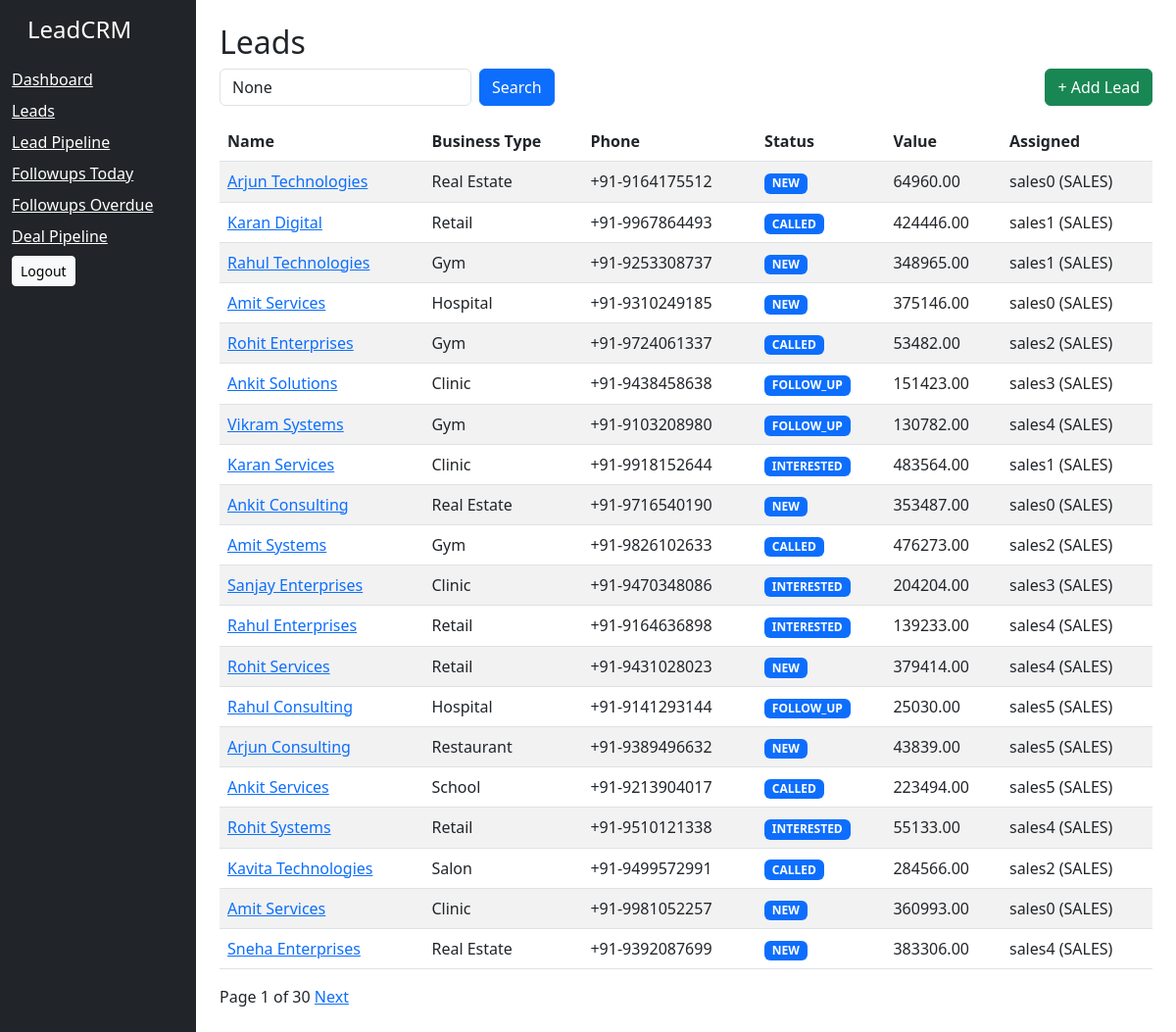
The app's page /leads/ (signed in) with its own data.
### leads/models.py (models this page shows, shortened)
class Lead(SaaSBaseModel, SoftDeleteBaseModel):
    name = models.CharField(max_length=255)
    phone = models.CharField(
        max_length=20,
        blank=True,
        null=True
    )
    email = models.EmailField(
        blank=True,
        null=True
    )
    business_type = models.ForeignKey(
        BusinessType,
        on_delete=models.SET_NULL,
        null=True,
        blank=True,
    )
    source = models.ForeignKey(
        LeadSource,
        on_delete=models.SET_NULL,
        null=True,
        blank=True,
    )
    status = models.CharField(
        max_length=30,
        choices=LeadStatus.CHOICES,
        default=LeadStatus.NEW,
        db_index=True
    )
    assigned_to = models.ForeignKey(
        User,
        on_delete=models.SET_NULL,
        db_index=True,
        blank=True,
        null=True
    )
    estimated_value = models.DecimalField(
        max_digits=10,
        decimal_places=2,
        blank=True,
        null=True
    )
    priority_score = models.IntegerField(default=0, db_index=True)
    is_vip = models.BooleanField(
        default=False,
        db_index=True
    )
    notes = models.TextField(blank=True, null=True)
    website = models.URLField(blank=True, null=True)
    google_maps_url = models.URLField(blank=True, null=True)
    class Meta:
        default_related_name = 'leads'
        indexes = [
            models.Index(fields=['organization']),
            models.Index(fields=['status']),
            models.Index(fields=['assigned_to']),
            models.Index(fields=['organization', 'status']),
            models.Index(fields=['organization', 'assigned_to']),
            models.Index(fields=['organization', 'created_at']),
            models.Index(fields=['organization', 'status', 'created_at']),
            models.Index(fields=['organization', 'assigned_to', 'status']),
            models.Index(fields=['organization', 'status', 'assigned_to'])
        ]

class BusinessType(SaaSBaseModel):
    name = models.CharField(max_length=100)
    def __str__(self):
        return self.name
    class Meta:
        default_related_name = 'business_types'
        unique_together = ['name', 'organization']
        indexes = [
            models.Index(fields=['organization']),
        ]

### accounts/models.py (models this page shows)
class User(AbstractUser):
    class Role(models.TextChoices):
        ADMIN = 'ADMIN', 'Administrator'
        SALES = 'SALES', 'Sales Member'
    id = models.UUIDField(
        primary_key=True,
        default=uuid.uuid4,
        editable=False,
    )
    role = models.CharField(
        max_length=20,
        choices=Role.choices,
        default=Role.SALES,
        db_index=True,
    )
    organization = models.ForeignKey(
        Organization,
        on_delete=models.CASCADE,
        related_name='users',
        null=True,
        blank=True
    )
    joined_at = models.DateTimeField(auto_now_add=True)
    is_active_member = models.BooleanField(default=False, db_index=True)
    class Meta:
        indexes = [
            models.Index(fields=['organization']),
            models.Index(fields=['role']),
            models.Index(fields=['username']),
        ]
    def __str__(self):
        return f"{self.username} ({self.role})"

### leads/views.py (the view)
# urls.py: path('', views.lead_list, name='lead_list'),
@login_required()
def lead_list(request):
    query = request.GET.get('q')
    if request.user.role == User.Role.SALES:
        leads = Lead.objects.active().filter(
            Q(assigned_to=request.user) | Q(assigned_to__isnull=True)
        )
    else:
        leads = Lead.objects.active()
    if query:
        leads = leads.filter(
            Q(name__icontains=query) |
            Q(email__icontains=query) |
            Q(phone__icontains=query)
        )
    leads = leads.order_by('-created_at').select_related('assigned_to', 'business_type', 'source')
    paginator = Paginator(leads, 20)
    page_number = request.GET.get('page')
    page_obj = paginator.get_page(page_number)
    context = {
        'leads': page_obj,
        'query': query,
        'page_obj': page_obj
    }
    return render(
        request,
        'leads/lead_list.html',
        context
    )

### core/managers.py (called while the page is built)
    def active(self):
        return self.filter(is_deleted=False)

    def get_queryset(self):
        query_set = OrganizationQuerySet(self.model, using=self._db)
        if is_system_mode():
            return query_set
        organization = get_current_organization()
        if organization is None:
            return query_set.none()
        return query_set.filter(organization=organization)

    def active(self):
        return self.get_queryset().active()

### core/tenant_context.py (called while the page is built)
def set_current_organization(org):
    _thread_locals.organization = org

def get_current_organization():
    return getattr(_thread_locals, "organization", None)

def clear_current_organization():
    if hasattr(_thread_locals, "organization"):
        del _thread_locals.organization

def is_system_mode():
    return getattr(_thread_locals, "system_mode", False)

### templates/leads/lead_list.html (shortened to what this page needs)
{% extends 'base.html' %}
{% block content %}
    <h2>Leads</h2>
    <div class="d-flex justify-content-between mb-3">
        <form method="get" class="d-flex">
            <input
                    type="text"
                    name="q"
                    value="{{ query }}"
                    class="form-control me-2"
                    placeholder="Search leads..."
            >
            <button class="btn btn-primary">
                Search
            </button>
        </form>
        <a href="{% url 'lead_create' %}" class="btn btn-success">
            + Add Lead
        </a>
    </div>
    <table class="table table-striped">
        <thead>
        <tr>
            <th>Name</th>
            <th>Business Type</th>
            <th>Phone</th>
            <th>Status</th>
            <th>Value</th>
            <th>Assigned</th>
        </tr>
        </thead>
        <tbody>
        {% for lead in leads %}
            <tr>
                <td>
                    <a href="{% url 'lead_detail' lead.id %}">
                        {{ lead.name }}
                    </a>
                </td>
                <td>{{ lead.business_type }}</td>
                <td>{{ lead.phone }}</td>
                <td>
                    <span class="badge bg-primary">
                        {{ lead.status }}
                    </span>
                </td>
                <td>{{ lead.estimated_value }}</td>
                <td>{{ lead.assigned_to }}</td>
            </tr>
        {% endfor %}
        </tbody>
    </table>
    <div class="mt-3">
        <span>Page {{ page_obj.number }} of {{ page_obj.paginator.num_pages }}</span>
        {% if page_obj.has_next %}
            <a href="?page={{ page_obj.next_page_number }}">Next</a>
        {% endif %}
    </div>
{% endblock %}

### templates/base.html (shortened to what this page needs)
<!DOCTYPE html>
<html>
<head>
    <link href="https://cdn.jsdelivr.net/npm/bootstrap@5.3.0/dist/css/bootstrap.min.css" rel="stylesheet">
</head>
<body>
<div class="container-fluid">
    <div class="row">
        <div class="col-2 bg-dark text-white min-vh-100">
            <h4 class="p-3">LeadCRM</h4>
            <a href="{% url 'dashboard' %}" class="text-white d-block mb-2">Dashboard</a>
            <a href="{% url 'lead_list' %}" class="text-white d-block mb-2">Leads</a>
            <a href="{% url 'pipeline' %}" class="text-white d-block mb-2">Lead Pipeline</a>
            <a href="{% url 'followups_today' %}" class="text-white d-block mb-2">Followups Today</a>
            <a href="{% url 'followups_overdue' %}" class="text-white d-block mb-2">Followups Overdue</a>
            <a href="{% url 'deal_pipeline' %}" class="text-white d-block mb-2">Deal Pipeline</a>
            <form action="{% url 'logout' %}" method="post">
                <button class="btn btn-light btn-sm">Logout</button>
            </form>
        </div>
        <div class="col-10 p-4">
            {% block content %}
            {% endblock %}
        </div>
    </div>
</div>
</body>
</html>

### records on screen
Lead: name "Arjun Technologies", business_type "Real Estate", phone "+91-9164175512", status "NEW", estimated_value "64960.00", assigned_to "sales0 (SALES)"
Lead: name "Karan Digital", business_type "Retail", phone "+91-9967864493", status "CALLED", estimated_value "424446.00", assigned_to "sales1 (SALES)"
Lead: name "Rahul Technologies", business_type "Gym", phone "+91-9253308737", status "NEW", estimated_value "348965.00", assigned_to "sales1 (SALES)"
Lead: name "Amit Services", business_type "Hospital", phone "+91-9310249185", status "NEW", estimated_value "375146.00", assigned_to "sales0 (SALES)"
Lead: name "Rohit Enterprises", business_type "Gym", phone "+91-9724061337", status "CALLED", estimated_value "53482.00", assigned_to "sales2 (SALES)"
Lead: name "Ankit Solutions", business_type "Clinic", phone "+91-9438458638", status "FOLLOW_UP", estimated_value "151423.00", assigned_to "sales3 (SALES)"
Lead: name "Vikram Systems", business_type "Gym", phone "+91-9103208980", status "FOLLOW_UP", estimated_value "130782.00", assigned_to "sales4 (SALES)"
Lead: name "Karan Services", business_type "Clinic", phone "+91-9918152644", status "INTERESTED", estimated_value "483564.00", assigned_to "sales1 (SALES)"
Lead: name "Ankit Consulting", business_type "Real Estate", phone "+91-9716540190", status "NEW", estimated_value "353487.00", assigned_to "sales0 (SALES)"
Lead: name "Amit Systems", business_type "Gym", phone "+91-9826102633", status "CALLED", estimated_value "476273.00", assigned_to "sales2 (SALES)"
Lead: name "Sanjay Enterprises", business_type "Clinic", phone "+91-9470348086", status "INTERESTED", estimated_value "204204.00", assigned_to "sales3 (SALES)"
Lead: name "Rahul Enterprises", business_type "Retail", phone "+91-9164636898", status "INTERESTED", estimated_value "139233.00", assigned_to "sales4 (SALES)"
Lead: name "Rohit Services", business_type "Retail", phone "+91-9431028023", status "NEW", estimated_value "379414.00", assigned_to "sales4 (SALES)"
Lead: name "Rahul Consulting", business_type "Hospital", phone "+91-9141293144", status "FOLLOW_UP", estimated_value "25030.00", assigned_to "sales5 (SALES)"
Lead: name "Arjun Consulting", business_type "Restaurant", phone "+91-9389496632", status "NEW", estimated_value "43839.00", assigned_to "sales5 (SALES)"
Lead: name "Ankit Services", business_type "School", phone "+91-9213904017", status "CALLED", estimated_value "223494.00", assigned_to "sales5 (SALES)"
Lead: name "Rohit Systems", business_type "Retail", phone "+91-9510121338", status "INTERESTED", estimated_value "55133.00", assigned_to "sales4 (SALES)"
Lead: name "Kavita Technologies", business_type "Salon", phone "+91-9499572991", status "CALLED", estimated_value "284566.00", assigned_to "sales2 (SALES)"
Lead: name "Amit Services", business_type "Clinic", phone "+91-9981052257", status "NEW", estimated_value "360993.00", assigned_to "sales0 (SALES)"
Lead: name "Sneha Enterprises", business_type "Real Estate", phone "+91-9392087699", status "NEW", estimated_value "383306.00", assigned_to "sales4 (SALES)"

### other values on screen
{{ page_obj.number }} "1"
{{ page_obj.paginator.num_pages }} "30"
